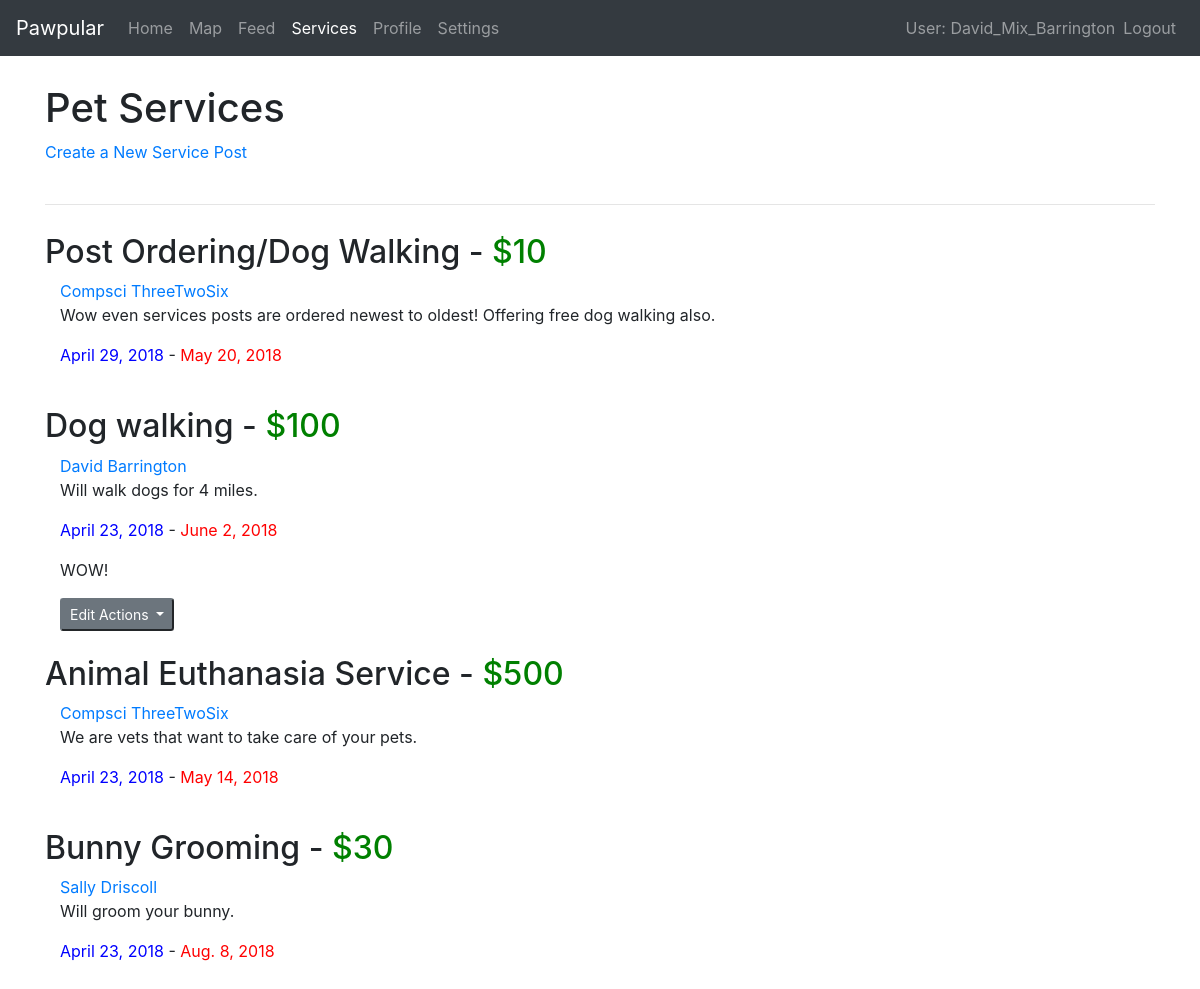
/pawpular/services/ (signed in), run on an earlier commit of the app's database.
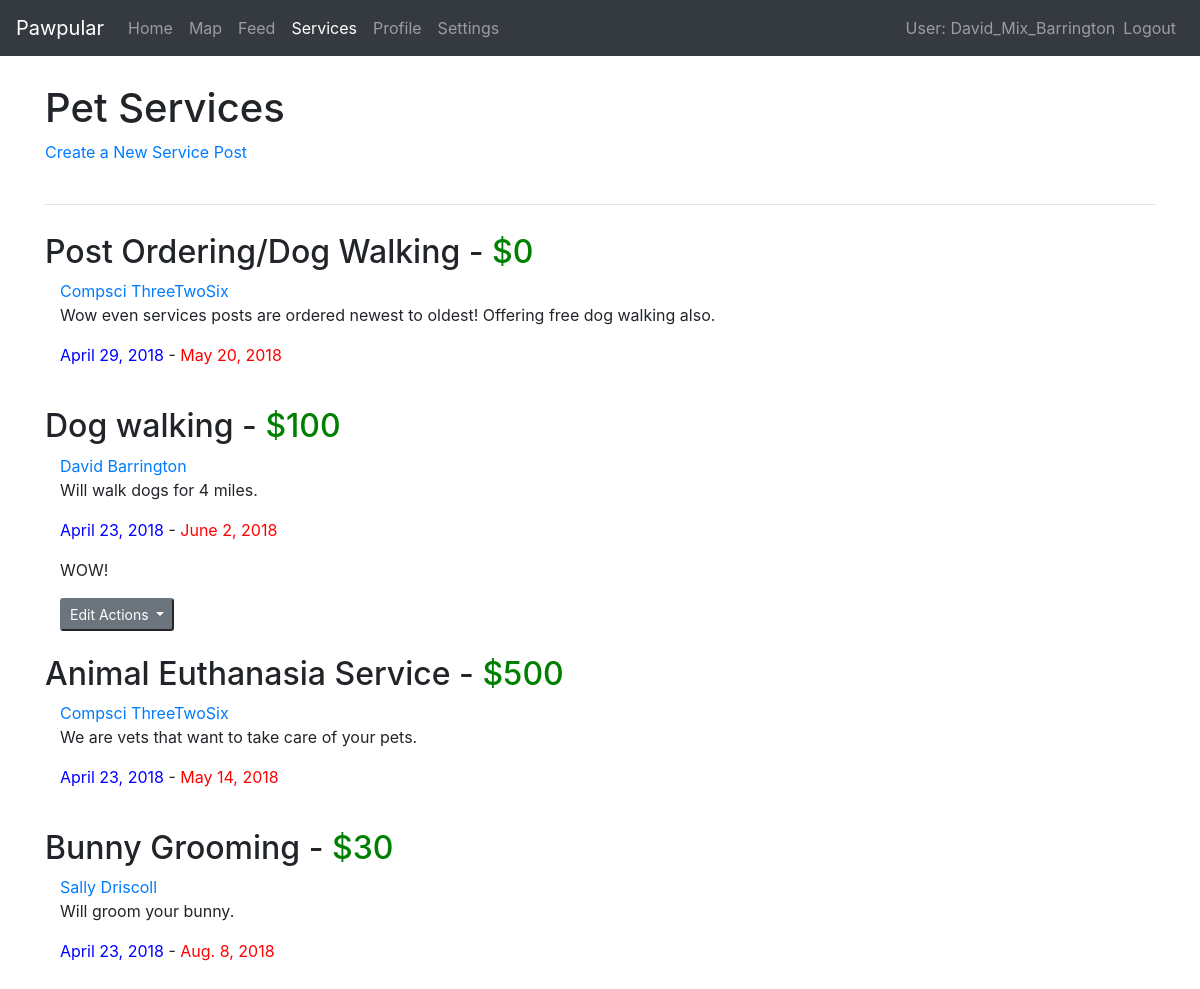
And on a later commit of the database.
### pawpular/models.py (models this page shows, shortened)
class Post(models.Model):
    createdBy = models.ForeignKey('Profile', on_delete=models.CASCADE)
    id = models.UUIDField(primary_key=True, default=uuid.uuid4)
    text = models.TextField(max_length=150)
    image = models.ImageField(upload_to='uploads/', blank=True,max_length=100)
    createdOn = models.DateField()
    title = models.CharField(max_length=50, default='')
    class Meta:
        abstract = True
        ordering = ["-createdOn","createdBy"]

class ServicePost(Post):
    cost = models.IntegerField(blank=True)
    startDate = models.DateField()
    endDate = models.DateField()

class Profile(models.Model):
    user = models.OneToOneField(User, on_delete=models.CASCADE)
    uuid = models.UUIDField(primary_key=True, default=uuid.uuid4)
    image = models.ImageField(upload_to='uploads/',blank = True)
    pets = models.ManyToManyField('Pet', blank=True)
    feedPosts = models.ManyToManyField('FeedPost', blank=True)
    mapPosts = models.ManyToManyField('MapPost', blank=True)
    servicePosts = models.ManyToManyField('ServicePost', blank=True)
    status=(
        ('1','on'),
        ('0','off'),
        )
    settings = models.CharField(max_length=1,choices=status, blank=False,default='1',help_text = 'settings status status')
    def get_absolute_url(self):
        return "/pawpular/profile/" + self.uuid.__str__()

### pawpular/views.py (the view)
# urls.py: path('services/', views.Services.as_view(), name='services'),
class Services(LoginRequiredMixin, generic.ListView):
    model = ServicePost

### pawpular/templates/pawpular/servicepost_list.html (shortened to what this page needs)
{% extends "base_generic.html" %}
{% block content %}
        <div class="container">
            <h1 style="padding-top:2.5%;">Pet Services</h1>
            <div><a  class="button" href="{%url 'service_create' %}">Create a New Service Post</a></div>
            <br>
            <hr>
        </div>
        {% for service in servicepost_list %}
            <section style="padding:1%;">
                <div class="container">
                    <h2>{{service.title}} - <a style = "color:green">${{service.cost}}</a></h2>
                    <div class = "container">
                        <a href="#" onclick="return false;" data-toggle="popover" title="Contact:" data-content="{{service.createdBy.user.email}}">{{service.createdBy.user.first_name}} {{service.createdBy.user.last_name}}</a>
                        <div>
                            <p>{{service.text}}</p>
                            <p><a style="color:blue">{{service.startDate}}</a> - <a style="color:red">{{service.endDate}}</a></p>
                        </div>
                    {% ifequal request.user service.createdBy.user %}
                    <p>WOW!</p>
                    <div class="dropdown">
                        <button class="btn-sm btn-secondary dropdown-toggle outline" type="button" id="dropdownMenuButton" data-toggle="dropdown" aria-haspopup="true" aria-expanded="false">
                            Edit Actions
                        </button>
                    </div>
                    {% endifequal %}
                    </div>
                </div>
            </section>
        {% endfor %}
 {% endblock %}

What changed in the data, as far as the page shows it:
changed ServicePost "Post Ordering/Dog Walking": cost "10" → "0"
